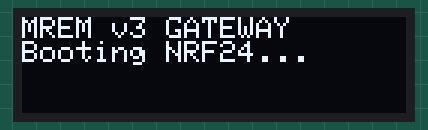
Recording of a sketch running on a simulated Arduino Uno, built with avr-gcc and run on an emulated ATmega328P. Shown: 128×32 one-colour display. No radio packets arrive unless stated; what the sketch prints to the serial monitor is not drawn.

Above: at 0.1 s.
At 1.3 s:
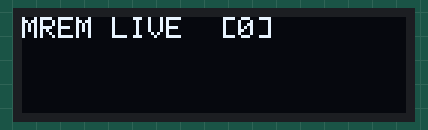

The sketch:

MREM_NRF24_Gateway.ino
```cpp
// MREM_NRF24_Gateway.ino
// Multi-Radio Exposure Mapper v3 — Hardware Physical Energy Scanner
// Scans the full 2.4GHz spectrum using standard NRF24L01 modules.
// Works natively with MREM Serial Bridge auto-connect.

// ── Required Libraries ─────────────────────────────────────────────
// Install via Library Manager: "RF24", "Adafruit GFX Library", "Adafruit SSD1306"
#include <SPI.h>
#include <Wire.h>
#include <nRF24L01.h>
#include <RF24.h>
#include <Adafruit_GFX.h>
#include <Adafruit_SSD1306.h>

// ── Wiring Instructions (Arduino Uno / Nano) ──────────────────────
// **NRF24L01+**
// CE   -> Pin 9
// CSN  -> Pin 10
// MOSI -> Pin 11
// MISO -> Pin 12
// SCK  -> Pin 13
// VCC  -> 3.3V (CRITICAL: Do NOT use 5V)
// GND  -> GND
//
// **0.91" I2C OLED (128x32)**
// SDA  -> A4
// SCL  -> A5
// VCC  -> 5V or 3.3V
// GND  -> GND
// ──────────────────────────────────────────────────────────────────

#define SCREEN_WIDTH 128
#define SCREEN_HEIGHT 32
#define OLED_RESET -1 // Reset pin # (or -1 if sharing Arduino reset pin)
Adafruit_SSD1306 display(SCREEN_WIDTH, SCREEN_HEIGHT, &Wire, OLED_RESET);

RF24 radio(9, 10);

// Full band sweep: 128 channels (2400 MHz to 2527 MHz)
const int CHANNELS = 128;
int bins[CHANNELS];

// Sweeps per broadcast (controls how deep the variance sampling is).
// 35 pushes about 1-2 JSON payloads per second.
const int SWEEP_PASSES = 35;
bool oledActive = false;

void setup() {
  Serial.begin(115200);

  // Initialize OLED
  if (!display.begin(SSD1306_SWITCHCAPVCC, 0x3C)) {
    // Fallback if OLED is disconnected, we won't halt, just skip rendering
    Serial.println("{\"type\":\"warning\",\"message\":\"OLED not found. Continuing headless.\"}");
  } else {
    oledActive = true;
    display.clearDisplay();
    display.setTextSize(1);
    display.setTextColor(SSD1306_WHITE);
    display.setCursor(0, 0);
    display.println("MREM v3 GATEWAY");
    display.println("Booting NRF24...");
    display.display();
  }

  if (!radio.begin()) {
    // Fail safe output so the Node backend registers the hardware failure natively
    while (1) {
      Serial.println("{\"type\":\"error\",\"message\":\"NRF24 hardware not found! Check wiring and avoid 5V.\"}");
      delay(2000);
    }
  }

  radio.setAutoAck(false);
  radio.disableCRC(); // Fast analog RF energy mode (we are not decoding standard packet logic)
  radio.startListening();
  radio.stopListening();

  delay(100);
}

void loop() {
  memset(bins, 0, sizeof(bins));

  // Multipass channel sweep
  for(int pass = 0; pass < SWEEP_PASSES; pass++) {
    for (int i = 0; i < CHANNELS; i++) {
        radio.setChannel(i);
        radio.startListening();

        // Wait 200us for analog front-end frequency synthesizer to lock
        delayMicroseconds(200);

        // RF24 testCarrier() reads the RPD (Received Power Detector) register.
        // Returns 1 if RF energy on this channel exceeds -64dBm.
        if (radio.testCarrier()) {
            bins[i]++;
        }

        radio.stopListening();
    }
  }

  // Draw hardware spectrum analyzer on the OLED
  if (oledActive) {
    // The OLED is exactly 128 pixels wide, mapping 1:1 to our 128 channels!
    display.clearDisplay();

    // Draw top stats
    display.setCursor(0, 0);
    display.print("MREM LIVE  [");

    // Find highest spike for stats
    int maxHit = 0;
    for (int i = 0; i < CHANNELS; i++) {
       if (bins[i] > maxHit) maxHit = bins[i];
    }
    display.print(maxHit);
    display.print("]");

    // Draw the 128x32 histogram
    for (int i = 0; i < CHANNELS; i++) {
        // Map the sweep passes to a max height of 22 pixels (leaving top 10 for text)
        int h = map(bins[i], 0, SWEEP_PASSES, 0, 22);
        if (h > 22) h = 22; // strict bounding
        if (h > 0) {
            display.drawLine(i, SCREEN_HEIGHT - 1, i, (SCREEN_HEIGHT - 1) - h, SSD1306_WHITE);
        }
    }
    display.display();
  }

  // Print memory-safe JSON array directly to the Serial Port
  // Example output: {"type":"nrf","mode":"sweep","bins":[0,0,1,5,0,...]}
  Serial.print("{\"type\":\"nrf\",\"mode\":\"sweep\",\"bins\":[");
  for (int i = 0; i < CHANNELS; i++) {
    Serial.print(bins[i]);
    if (i < CHANNELS - 1) {
       Serial.print(",");
    }
  }
  Serial.println("]}");
}
```
